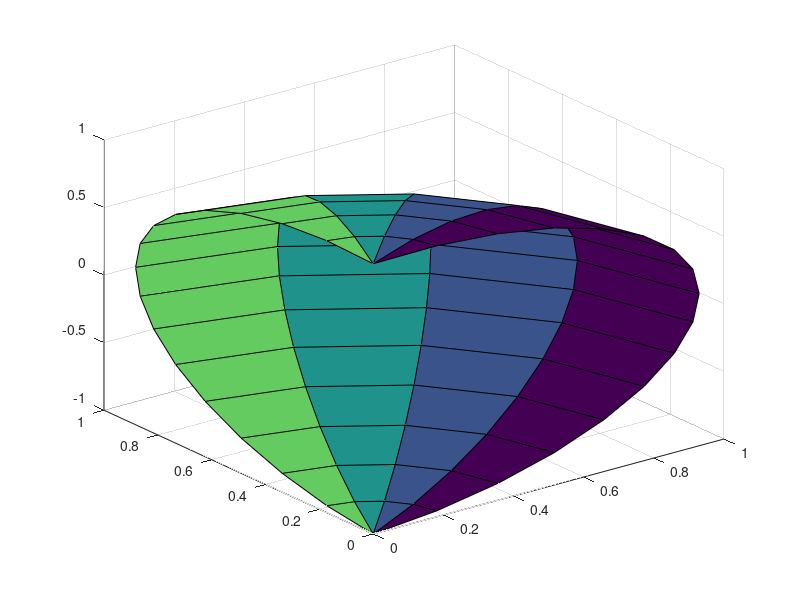

MATLAB code to generate this figure: (Note: this script raises an error after producing the figure.)
%% FPI, 1 DES

nPolar = 16;  polar = linspace(-90,90,nPolar+1);
nAzimuth = 4; azim  = linspace(5,360/4-5,nAzimuth+1);

[POL,AZ] = meshgrid(polar,azim);
X = cosd(POL).*cosd(AZ);
Y = cosd(POL).*sind(AZ);
Z = sind(POL);
C = AZ;
%for ic = 1:numel(C); C(ic) = 1; end
surf(X,Y,Z,C)
cmap = pic_colors('thermal');
colormap(cmap(20:end,:))
axis equal;

%% FPI, 4 DES
nPolar = 16;  polar = linspace(-90,90,nPolar+1);
nAzimuth = 4; azim  = linspace(5,360/4-5,nAzimuth+1);

plot(nan,nan)
hold on
for ides = 1:4
  az_shift = 90;
  azim_tmp = azim + (ides-1)*az_shift;
  [POL,AZ] = meshgrid(polar,azim_tmp);
  X = cosd(POL).*cosd(AZ);
  Y = cosd(POL).*sind(AZ);
  Z = sind(POL);
  C = AZ - (ides-1)*az_shift;
  %for ic = 1:numel(C); C(ic) = 1; end
  surf(X,Y,Z,C)
  
  cmap = pic_colors('thermal');
  colormap(cmap(20:end,:))
  axis equal;
end
hold off
axis off

%% FPI, 1 DES, 2 energies

nPolar = 16;  polar = linspace(-90,90,nPolar+1);
nAzimuth = 4; azim  = linspace(5,360/4-5,nAzimuth+1);

[POL,AZ] = meshgrid(polar,azim);
X = cosd(POL).*cosd(AZ);
Y = cosd(POL).*sind(AZ);
Z = sind(POL);
C = AZ;
%for ic = 1:numel(C); C(ic) = 1; end
surf(X,Y,Z,C)
cmap = pic_colors('thermal');
colormap(cmap(20:end,:))
axis equal;

hold on
R = 1.25;
[POL,AZ] = meshgrid(polar,azim);
X = R*cosd(POL).*cosd(AZ);
Y = R*cosd(POL).*sind(AZ);
Z = R*sind(POL);
C = AZ+5;
hs = surf(X,Y,Z,C);
hs.FaceAlpha = 1;
hold off


hold on
R = 1.5;
[POL,AZ] = meshgrid(polar,azim);
X = R*cosd(POL).*cosd(AZ);
Y = R*cosd(POL).*sind(AZ);
Z = R*sind(POL);
C = AZ+10;
hs = surf(X,Y,Z,C);
hs.FaceAlpha = 1;
hold off

axis off
